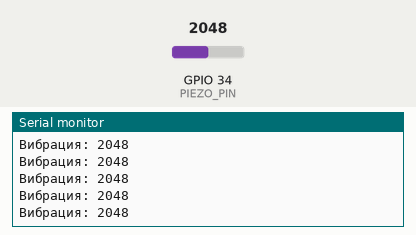
Bench run of a sketch on a simulated ESP32. Shown: the last lines printed to the serial monitor. The inputs (shaded band) are chosen by the test bench; at power-on: GPIO 34 (PIEZO_PIN) = 2048.

Above: at 1.2 s.
1.3 s: GPIO 34 (PIEZO_PIN) set to 2960
At 1.8 s:
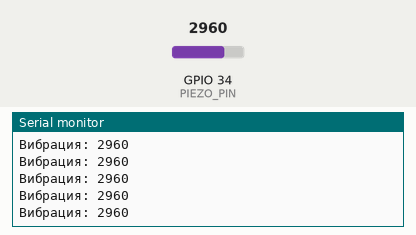
2.8 s: GPIO 34 (PIEZO_PIN) set to 3046
At 3.2 s:
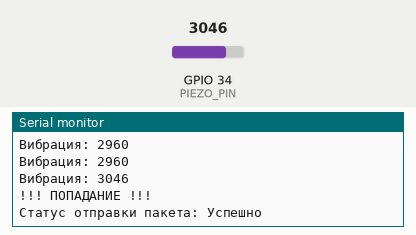
Timing chart, 0 to 5.8 s (numbered marks = the images above; inputs shaded):
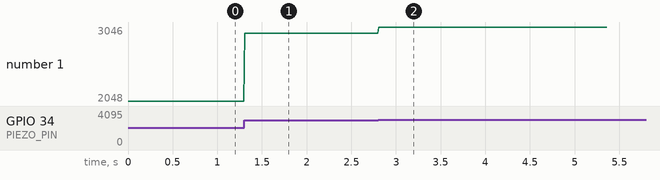

Measured:
- the behaviour switches between 3000 and 3001 on GPIO 34 (PIEZO_PIN) (found by bisection; images 1 and 2)
- after the input at 1.3 s, the serial monitor: prints a new line at once (image 1)
- after the input at 2.8 s, the serial monitor: prints a new line at once (image 2)
- plotted number 1: 2048 → 2960 after the input at 1.3 s, 2960 → 3046 after the input at 2.8 s

The sketch:

TXPIEZO.ino
```cpp
#include <WiFi.h>
#include <esp_now.h>

// НАСТРОЙКА ПЬЕЗОДАТЧИКА
#define PIEZO_PIN 34       // Аналоговый пин (используйте GPIO 32-39, так как они работают при Wi-Fi)
#define THRESHOLD 3000     // Порог срабатывания (от 0 до 4095)
#define DEBOUNCE_MS 500    // Пауза 0.5 секунды для затухания колебаний

// Укажите MAC-адрес вашего ПРИЕМНИКА
uint8_t receiverAddress[] = {0x6C, 0xC8, 0x40, 0x56, 0x6E, 0x68};

// Структура данных для отправки (должна совпадать на приемнике)
typedef struct struct_message {
    char message[32];      // Буфер для хранения строки "Попадание"
} struct_message;

struct_message sendData;
esp_now_peer_info_t peerInfo;

// Callback-функция отправки (сохраняем вашу рабочую сигнатуру)
void OnDataSent(const wifi_tx_info_t *info, esp_now_send_status_t status) {
    Serial.print("Статус отправки пакета: ");
    Serial.println(status == ESP_NOW_SEND_SUCCESS ? "Успешно" : "Ошибка доставки");
}

void setup() {
    Serial.begin(115200);

    // Настраиваем пин пьезоэлемента на вход
    pinMode(PIEZO_PIN, INPUT);

    // Включаем Wi-Fi в режиме Station
    WiFi.mode(WIFI_STA);

    // Инициализация ESP-NOW
    if (esp_now_init() != ESP_OK) {
        Serial.println("Ошибка инициализации ESP-NOW");
        return;
    }

    // Регистрация callback-функции контроля отправки
    esp_now_register_send_cb(OnDataSent);

    // Регистрация принимающего устройства (Peer)
    memcpy(peerInfo.peer_addr, receiverAddress, 6);
    peerInfo.channel = 0;  // Оставляем ваш рабочий вариант канала
    peerInfo.encrypt = false;

    if (esp_now_add_peer(&peerInfo) != ESP_OK) {
        Serial.println("Не удалось добавить устройство-приемник");
        return;
    }

    Serial.println("Система запущена. Мониторинг вибрации...");
}

void loop() {
    // Непрерывно считываем текущее значение вибрации
    int currentVal = analogRead(PIEZO_PIN);

    // Постоянный вывод текущего значения в Serial
    Serial.print("Вибрация: ");
    Serial.println(currentVal);

    // Проверка превышения порога
    if (currentVal > THRESHOLD) {
        // Выводим событие в Serial
        Serial.println("!!! ПОПАДАНИЕ !!!");

        // Формируем текстовое сообщение
        strcpy(sendData.message, "Попадание");

        // Мгновенная отправка структуры через ESP-NOW
        esp_err_t result = esp_now_send(receiverAddress, (uint8_t *) &sendData, sizeof(sendData));

        if (result != ESP_OK) {
            Serial.println("Критическая ошибка при вызове функции отправки");
        }

        // Блокируем опрос на 0.5 секунды, чтобы физические колебания датчика утихли
        delay(DEBOUNCE_MS);
    }

    // Небольшая задержка, чтобы не перегружать Serial-порт (около 100 чтений в секунду)
    delay(10);
}
```
